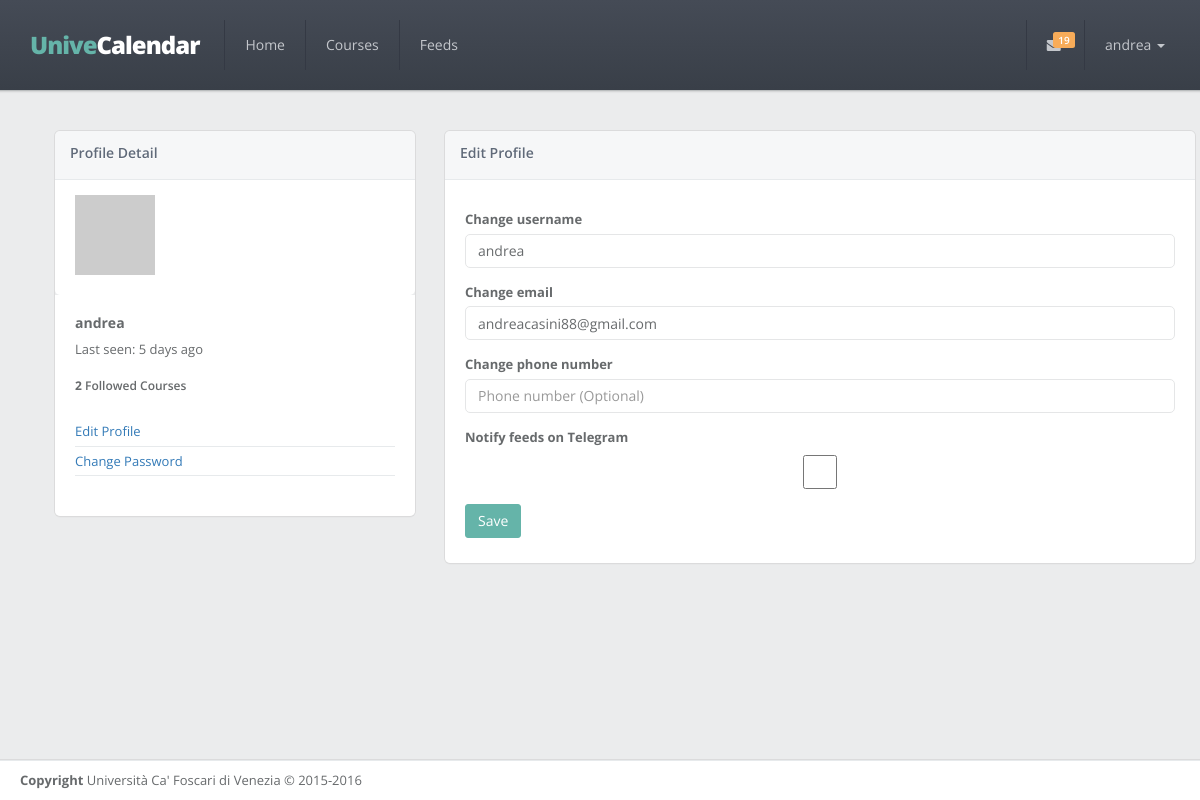
The page /edit-profile (signed in) on the database as committed earlier.
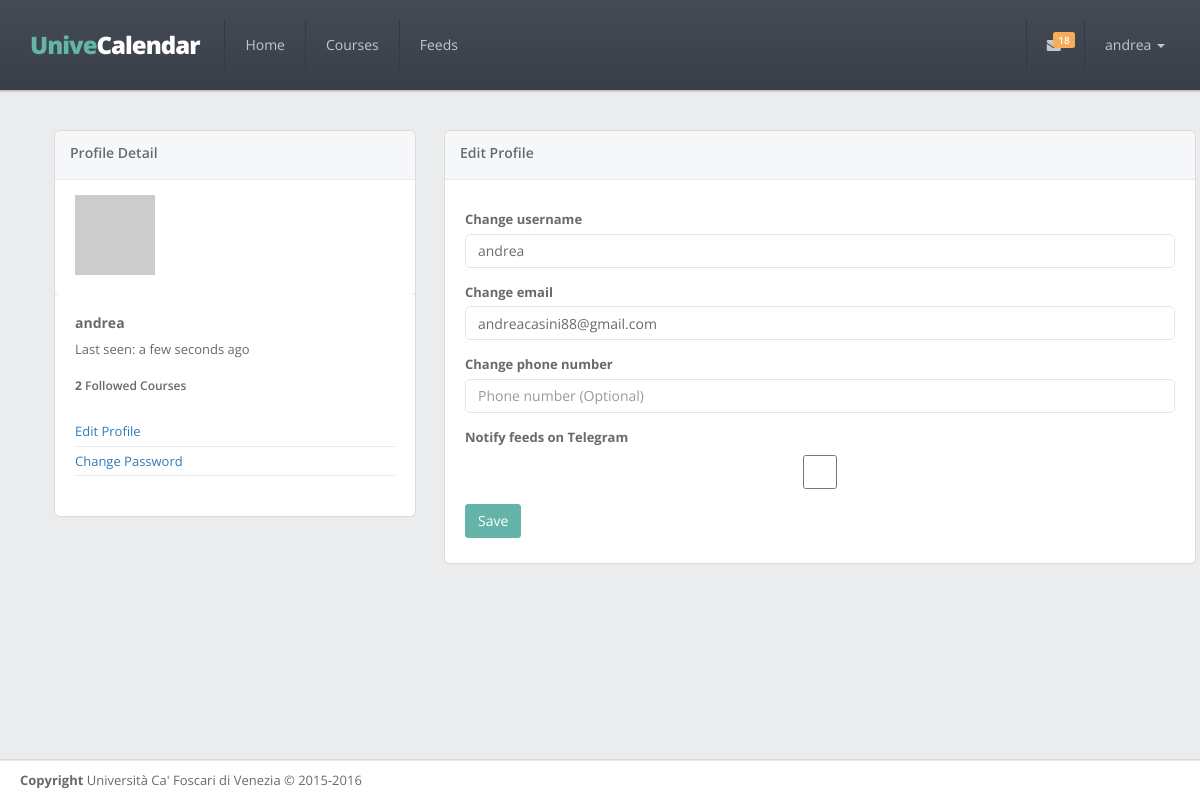
The same page on the database as committed later.
### app/models.py (models this page shows, shortened)
class User(UserMixin, db.Model):
    __tablename__ = 'users'
    id = db.Column(db.Integer, primary_key=True)
    email = db.Column(db.String(64), unique=True)
    username = db.Column(db.String(64), unique=True)
    phone_number = db.Column(db.String(32))
    notify_me = db.Column(db.Boolean, default=False)
    password_hash = db.Column(db.String(128))
    confirmed = db.Column(db.Boolean, default=False)
    member_since = db.Column(db.DateTime(), default=datetime.utcnow)
    last_seen = db.Column(db.DateTime(), default=datetime.utcnow)
    avatar_hash = db.Column(db.String(32))
    courses = db.relationship('Course',
                              backref='user_id',
                              secondary=follows,
                              lazy='dynamic')
    feeds = db.relationship('Feed',
                            backref='user_id',
                            secondary=reads,
                            lazy='dynamic')
    @property
    def password(self):
        raise AttributeError('Not readable')
    def gravatar(self, size=100, default='identicon', rating='g'):
        if request.is_secure:
            url = 'https://secure.gravatar.com/avatar'
        else:
            url = 'http://www.gravatar.com/avatar'
        hash = self.avatar_hash or hashlib.md5(
            self.email.encode('utf-8')).hexdigest()
        return '{url}/{hash}?s={size}&d={default}&r={rating}'.format(
            url=url, hash=hash, size=size, default=default, rating=rating)
    def ping(self):
        self.last_seen = datetime.utcnow()
        db.session.add(self)

### app/main/views.py (the view)
@main.route('/edit-profile', methods=['GET', 'POST'])
@login_required
def edit_profile():
    form = EditProfileForm()
    if form.validate_on_submit():
        current_user.username = form.username.data
        current_user.email = form.email.data
        current_user.phone_number = form.phone_number.data
        flash('Your profile has been updated.')
        return redirect(url_for('.user', username=current_user.username))
    form.username.data = current_user.username
    form.email.data = current_user.email
    form.phone_number.data = current_user.phone_number
    return render_template('edit_profile.html', form=form)

### app/main/forms.py (shortened to what this page needs)
class EditProfileForm(Form):
    email = StringField(lazy_gettext('Change email'), validators=[DataRequired(),
                                             Length(1, 64),
                                             Email()])
    phone_number = StringField(lazy_gettext('Change phone number'), validators=[
        Optional(),
        Regexp('^(\d{3})-(\d{3})-(\d{4})$', 0, gettext('Invalid phone number.'))
    ])
    username = StringField(lazy_gettext('Change username'), validators=[
        DataRequired(),
        Length(6, 64, message=lazy_gettext('Username must have at least 6 characters')),
        Regexp('^[A-Za-z][A-Za-z0-9_.]*$', 0, gettext('Usernames must have only letters, '
                                                      'numbers, dots or underscores'))])
    notify_me = BooleanField(lazy_gettext('Notify feeds on Telegram'))

### app/auth/views.py (called while the page is built)
@auth.before_app_request
def before_request():
    if current_user.is_authenticated:
        current_user.ping()
        if not current_user.confirmed \
                and request.endpoint[:5] != 'auth.' \
                and request.endpoint != 'static':
            return redirect(url_for('auth.unconfirmed'))

### app/templates/edit_profile.html (shortened to what this page needs)
{% extends 'base.html' %}
{% set active_page='Profile' %}
{% from '_macros.html' import render_field, profile_detail_widget %}
{% block content %}
    <div class="row animated fadeInRight">
        <div class="col-md-4">
            {{ profile_detail_widget(current_user, moment) }}
        </div>
        <div class="col-md-8">
            <div class="ibox float-e-margins">
                <div class="ibox-title">
                    <h5>{{ gettext('Edit Profile') }}</h5>
                </div>
                <div class="ibox-content">
                    <form class="m-t" role="form" method='post' action="">
                        {{ form.username.label }}{{ render_field(form.username, type="text", class='form-control', placeholder=gettext('Username'), required=True) }}
                        {{ form.email.label }} {{ render_field(form.email, type="email", class='form-control', placeholder=gettext('Email address'), required=True) }}
                        {{ form.phone_number.label }} {{ render_field(form.phone_number, type="text", class='form-control', placeholder=gettext('Phone number (Optional)')) }}
                        {{ form.notify_me.label }} {{ render_field(form.notify_me, type="checkbox", class='form-control') }}
                        <button type="submit" class="btn btn-primary">
                            {{ gettext('Save') }}
                        </button>
                    </form>
                </div>
            </div>
        </div>
    </div>
{% endblock %}

### app/templates/base.html (shortened to what this page needs)
{% import "_macros.html" as macros %}
<!DOCTYPE html>
<html>
<head>
    {% block styles %}
        <link href="{{ url_for('static', filename='css/bootstrap.min.css') }}" rel="stylesheet">
        <link href="{{ url_for('static', filename='font-awesome/css/font-awesome.css') }}" rel="stylesheet">
        <link href="{{ url_for('static', filename='css/animate.css') }}" rel="stylesheet">
        <link href="{{ url_for('static', filename='css/style.css') }}" rel="stylesheet">
    {% endblock %}
</head>
{% block body %}
    <body class="top-navigation">
    <div id="wrapper">
        <div id="page-wrapper" class="gray-bg">
            <div class="row border-bottom fancy-bg">
                <nav class="navbar navbar-static-top" role="navigation">
                    <div class="navbar-header">
                        <a href="{{ url_for('main.index') }}" class="navbar-brand" style="font-size: 24px">
                            <span class="text-navy">Unive</span>Calendar
                        </a>
                    </div>
                    <div class="navbar-collapse collapse" id="navbar">
                        {% set navigation_bar = [
                            (url_for('main.index'), 'home', 'Home'),
                            (url_for('main.courses'), 'courses', gettext('Courses')),
                            (url_for('main.feeds'), 'feeds', gettext('Feeds'))
                        ] -%}
                        <ul class="nav navbar-nav">
                            {% for href, id, caption in navigation_bar %}
                                <li{% if id == active_page %} class="active"{% endif %}>
                                    <a aria-expanded="false" role="button" href="{{ href|e }}">{{ caption|e }}
                                    </a>
                                </li>
                            {% endfor %}
                        </ul>
                        <ul class="nav navbar-top-links navbar-right">
                            <li class="dropdown">
                                <a class="dropdown-toggle count-info" data-toggle="dropdown" href="#">
                                    {% if g.unread %}
                                        <span class="label label-warning">{{ g.unread }}</span>
                                    {% endif %}
                                </a>
                            </li>
                            <li class="dropdown">
                                <a aria-expanded="false" role="button" href="#" class="dropdown-toggle" data-toggle="dropdown">{{ current_user.username }} <span class="caret"></span></a>
                            </li>
                        </ul>
                    </div>
                </nav>
            </div>
            <div class="wrapper wrapper-content">
                <div class="container">
                    {% block content %}
                    {% endblock %}
                </div>
            </div>
            <div class="footer">
                <div>
                    <strong>Copyright</strong> Università Ca' Foscari di Venezia &copy; 2015-2016
                </div>
            </div>
        </div>
    </div>
    </body>
{% endblock %}
</html>

### app/templates/_macros.html (shortened to what this page needs)
{% macro render_field(field) %}
    {% if field.errors %}
        <div class="form-group has-error ">
            {{ field(**kwargs) }}
            {% for error in field.errors %}
                <div class="control-label has-error">
                    {{ error }}
                </div>
            {% endfor %}
        </div>
    {% else %}
        <div class="form-group">
            {{ field(**kwargs) }}
        </div>
    {% endif %}
{% endmacro %}
{% macro profile_detail_widget(user, moment) %}
    <div class="ibox float-e-margins">
        <div class="ibox-title">
            <h5>{{ gettext('Profile Detail') }}</h5>
        </div>
        <div>
            <div class="ibox-content">
                <img alt="image" class="img-responsive" src="{{ user.gravatar() }}">
            </div>
            <div class="ibox-content profile-content">
                <h4><strong>{{ user.username }}</strong></h4>
                <p>{{ gettext('Last seen: %(date)s', date=moment(user.last_seen).fromNow()) }}</p>
                <div class="row m-t">
                    <div class="col-lg-12">
                        <h5><strong>{{ user.courses.count() }}</strong> {{ gettext('Followed Courses') }}</h5>
                    </div>
                </div>
                <div class="row m-t">
                    <div class="col-lg-12">
                        <ul class="folder-list m-b-md" style="padding: 0">
                            <li><a href="{{ url_for('main.edit_profile') }}">{{ gettext('Edit Profile') }}</a></li>
                            <li><a href="{{ url_for('auth.change_password') }}">{{ gettext('Change Password') }}</a></li>
                        </ul>
                    </div>
                </div>
            </div>
        </div>
    </div>
{% endmacro %}

Rows that differ between the two databases and show on the page:
changed User "andrea": last_seen "Last seen: 5 days ago" → "Last seen: a few seconds ago"
Other text that changed with them:
{{ g.unread }}: "19" → "18"
